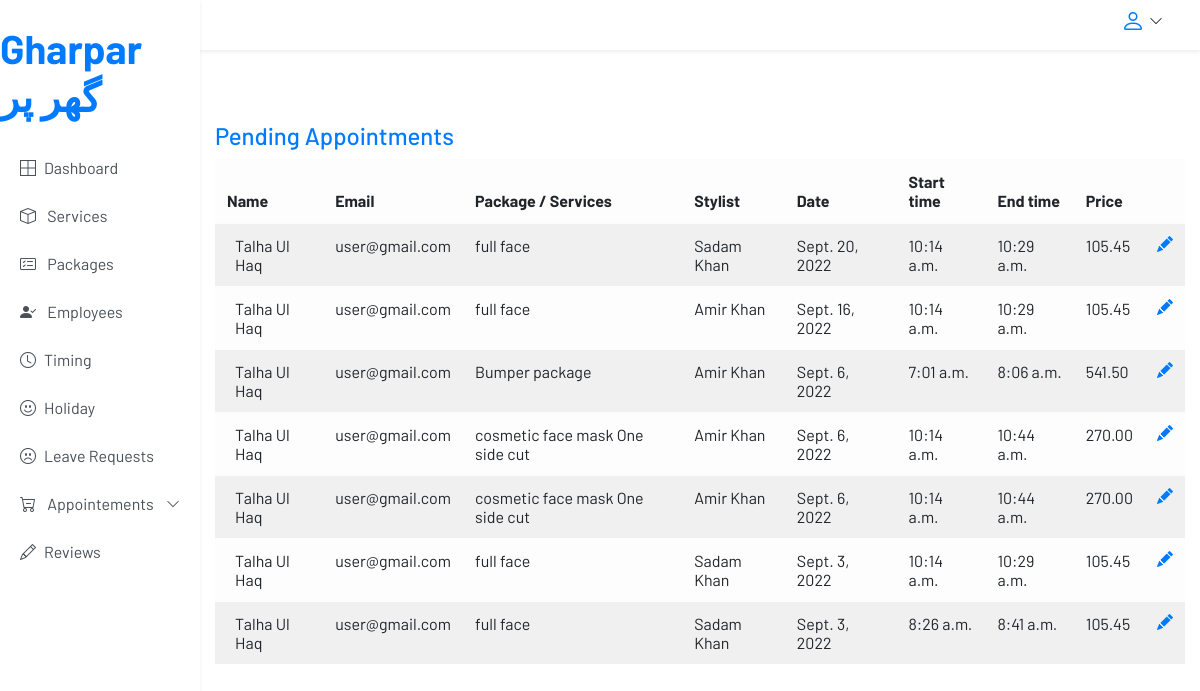
Page /appointment/pending/ (signed in) on the committed database.
### core/models.py (models this page shows, shortened)
class Appointment(models.Model):
    OPTIONS = (
        ('Pending','Pending'),
        ('Confirmed','Confirmed'),
        ('Cancelled','Cancelled'),
        ('Completed','Completed'),
    )
    employee = models.ForeignKey(Employee, on_delete=models.CASCADE, verbose_name='Employee',default=2)
    customer = models.ForeignKey(User, on_delete=models.CASCADE, verbose_name='Customer')
    package = models.ForeignKey(Package, on_delete=models.CASCADE, verbose_name='Package', blank=True, null=True)
    service = models.ManyToManyField(Service, verbose_name='Service', blank=True)
    status  = models.CharField(max_length=100,choices= OPTIONS,verbose_name='Status', default='Pending')
    date = models .DateField(verbose_name='Date')
    start_time = models.TimeField(verbose_name='Start Time')
    end_time = models.TimeField(verbose_name='End Time')
    created = models.DateTimeField(auto_now_add=True, verbose_name='Created at')
    class Meta:
        verbose_name = 'appointment'
        verbose_name_plural = 'appointments'
        ordering = ['-created']

class Package(models.Model):
    name = models.CharField(max_length=200, verbose_name='Name')
    description = models.TextField(verbose_name='Description')
    services = models.ManyToManyField(Service, verbose_name='Services')
    created_by = models.ForeignKey(User, on_delete=models.CASCADE, verbose_name='Created by')
    duration = models.DecimalField(max_digits=10, decimal_places=2, verbose_name='Duration')
    price = models.DecimalField(max_digits=10, decimal_places=2, verbose_name='Price')
    discount = models.DecimalField(max_digits=10, decimal_places=2, verbose_name='Discount', default=0)
    image = models.ImageField(verbose_name='Image', upload_to='packages')

class Service(models.Model):
    name = models.CharField(max_length=200, verbose_name='Name')
    description = models.TextField(verbose_name='Description')
    image = models.ImageField(verbose_name='Image', upload_to='services')
    category = models.ForeignKey('Category', on_delete=models.CASCADE, verbose_name='Category')
    price = models.DecimalField(max_digits=10, decimal_places=2, verbose_name='Price')
    duration = models.DecimalField(max_digits=10, decimal_places=2, verbose_name='Duration')
    created = models.DateTimeField(auto_now_add=True, verbose_name='Created at')
    class Meta:
        verbose_name = 'service'
        verbose_name_plural = 'services'
        ordering = ['-created']

### accounts/models.py (models this page shows, shortened)
class User(AbstractUser):
    username = None
    email = models.EmailField(unique=True, blank=False,
                              error_messages={
                                  'unique': "A user with that email already exists.",
                              })
    image = models.ImageField(
        upload_to='profile_pictures', null=True, blank=True)
    USERNAME_FIELD = "email"
    REQUIRED_FIELDS = ['first_name', 'last_name']
    is_employee = models.BooleanField(default=False)
    objects = UserManager()

class Employee(models.Model):
    JOBS = (
        ('Fashion Designer', 'Fashion Designer'),
        ('Beautician', 'Beautician'),
        ('Hair Stylist', 'Hair Stylist'),
        ('Makeup Artist', 'Makeup Artist'),
        ('Nail Artist', 'Nail Artist'),
        ('Other', 'Other'),
    )
    user = models.OneToOneField(User, on_delete=models.CASCADE)
    position = models.CharField(max_length=100, choices=JOBS, default='Other')
    salary = models.DecimalField(max_digits=10, decimal_places=2)
    class Meta:
        verbose_name = 'employee'
        verbose_name_plural = 'employees'
    def __str__(self):
        return self.user.first_name + ' ' + self.user.last_name

### accounts/restrictions.py (the view)
    def wrapper(request, *args, **kwargs):
        if request.user.is_authenticated:
            if request.user.is_superuser:
                return function(request, *args, **kwargs)
            else:
                messages.error(request, 'You are not authorized to access this page')
                return redirect('home')
        else:
            messages.error(request, 'You are not authorized to access this page, please login!')
            return redirect('login')

### accounts/restrictions.py (called while the page is built)
def only_admin(function):
    def wrapper(request, *args, **kwargs):
        if request.user.is_authenticated:
            if request.user.is_superuser:
                return function(request, *args, **kwargs)
            else:
                messages.error(request, 'You are not authorized to access this page')
                return redirect('home')
        else:
            messages.error(request, 'You are not authorized to access this page, please login!')
            return redirect('login')
    return wrapper

### core/views.py (called while the page is built)
@only_admin
def admin_appoitments_list_view(request, name):
    appointments = Appointment.objects.all()
    if name == 'pending':
        cancelled = appointments.filter(status='Cancelled')
        pending = appointments.filter(status='Pending')
        context = {
            'cancelled': cancelled,
            'pending': pending,
        }
    elif name=='completed':
        completed = appointments.filter(status='Completed')
        context = {
            'completed': completed,
        }
    else:
        confirmed = appointments.filter(status='Confirmed')
        context = {
            'confirmed': confirmed,
        }
    return render(request, 'admin/appointment_view.html', context)

### templates/admin/appointment_view.html (shortened to what this page needs)
{% extends "partials/base.html" %} {% load static %} {% block content %}
<main class="container-fluid">
  <section class="row" style="">
   <div class="container mt-5">
    {% if pending %}
    <h4><a href="">Pending Appointments</a></h4>
    <div class="table-responsive">
      <table class="table table-striped table-light table-hover">
        <thead>
          <tr>
            <th>Name</th>
            <th>Email</th>
            <th>Package / Services</th>
            <th>Stylist</th>
            <th>Date</th>
            <th>Start time</th>
            <th>End time</th>
            <th>Price</th>
            <th></th>
          </tr>
        </thead>
        <tbody>
          {% for booking in pending %}
          <tr>
            <td>
              <div class="d-flex align-items-center">
                <span class="ml-2">{{booking.customer.first_name}} {{booking.customer.last_name}}</span>
              </div>
            </td>
            <td>{{booking.customer.email}}<br></td>
              <td>
             {% if booking.package.name %}
              {{booking.package.name}}
            {% else %}
            {% for service in booking.package.services.all %}
            {{service.name}}
            {% endfor %}
             {% endif %}
            </td>
            <td>{{booking.employee | title}}</td>
            <td>{{booking.date}}</td>
            <td>
            {{booking.start_time}}
            </td>
            <td>
            {{booking.end_time}}
            </td>
            <td>
            {{booking.package.price}}
            </td>
            <td>
              <a href="{% url 'admin_appoitment_status' booking.id %}">
                <i class="bi bi-pencil-fill text-primary"></i>
            </td>
          </tr>
          {% endfor %}
        </tbody>
      </table>
    </div>
    {% endif %}
  </div>
  </section>
</main>
{% endblock %}

### static/css/admin_style.css (style rules this page uses)
body { font-family: 'Barlow', sans-serif; }

### rows in the picture
Appointment: customer.first_name "Talha", customer.last_name "Ul Haq", customer.email "user@gmail.com", package.name "full face", employee "Sadam Khan", date "Sept. 20, 2022", start_time "10:14 a.m.", end_time "10:29 a.m.", package.price "105.45"
Appointment: customer.first_name "Talha", customer.last_name "Ul Haq", customer.email "user@gmail.com", package.name "full face", employee "Amir Khan", date "Sept. 16, 2022", start_time "10:14 a.m.", end_time "10:29 a.m.", package.price "105.45"
Appointment: customer.first_name "Talha", customer.last_name "Ul Haq", customer.email "user@gmail.com", package.name "Bumper package", employee "Amir Khan", date "Sept. 6, 2022", start_time "7:01 a.m.", end_time "8:06 a.m.", package.price "541.50"
Appointment: customer.first_name "Talha", customer.last_name "Ul Haq", customer.email "user@gmail.com", employee "Amir Khan", date "Sept. 6, 2022", start_time "10:14 a.m.", end_time "10:44 a.m.", package.price "270.00"
Service: name "cosmetic face mask"
Service: name "One side cut"
Appointment: customer.first_name "Talha", customer.last_name "Ul Haq", customer.email "user@gmail.com", employee "Amir Khan", date "Sept. 6, 2022", start_time "10:14 a.m.", end_time "10:44 a.m.", package.price "270.00"
Appointment: customer.first_name "Talha", customer.last_name "Ul Haq", customer.email "user@gmail.com", package.name "full face", employee "Sadam Khan", date "Sept. 3, 2022", start_time "10:14 a.m.", end_time "10:29 a.m.", package.price "105.45"
Appointment: customer.first_name "Talha", customer.last_name "Ul Haq", customer.email "user@gmail.com", package.name "full face", employee "Sadam Khan", date "Sept. 3, 2022", start_time "8:26 a.m.", end_time "8:41 a.m.", package.price "105.45"
